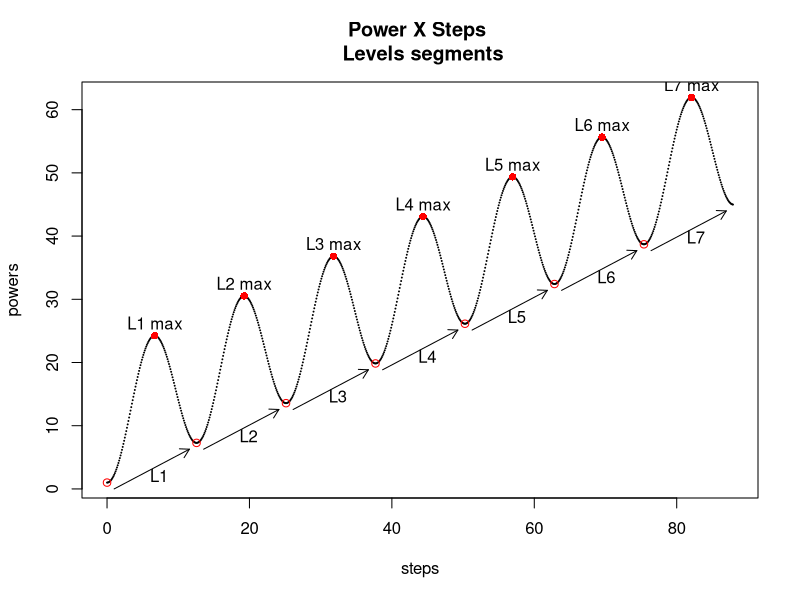
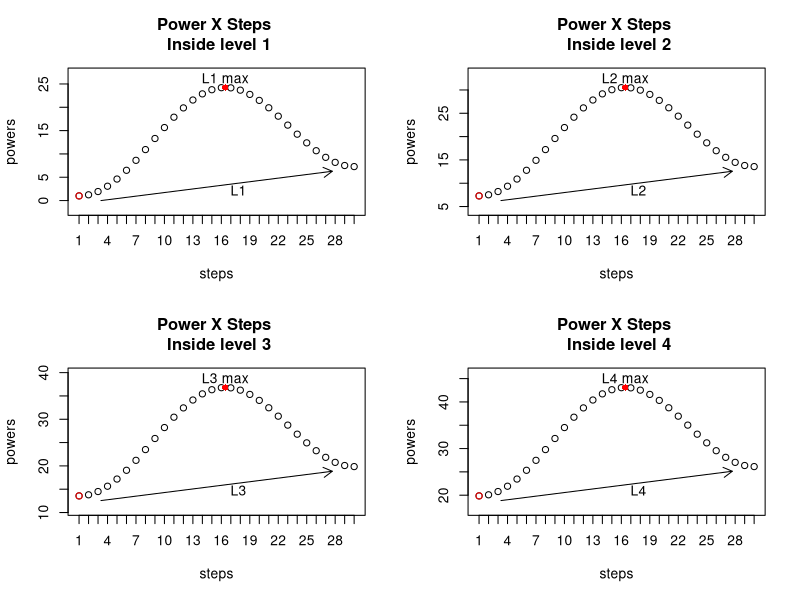

Write the R code that produced these figures, in order.
rm(list = ls())
par(mfrow=c(1,1))

a = 0.5   # Dificuldade (inclinação da reta base)
A = 10    # Variação da fase (amplitude da oscilação)
w = 0.5  # frequencia da oscilacao

# Funções auxiliares
wave = function(t, t0) {
  a*(t-t0) + A*cos(w*(t-t0))
}

dwave_xmin = function(n, t0) {
  (-asin(a/(A*w)) + 2*pi*n - t0*w + pi)/w
}

dwave_xmax = function(n, t0) {
  (asin(a/(A*w)) + 2*pi*n - t0*w)/w
}

# Cálculo de potência
power = function(t) {
  t0 = -dwave_xmin(0,0)
  A2 = wave(0, t0)
  wave(t, t0) - A2 + 1
}

# Cálculo dos mínimos e máximos
xPowerMin = function(level) {
  t0 = dwave_xmin(0,0)
  dwave_xmin(level-1, t0)
}

xPowerMax = function(level) {
  t0 = dwave_xmin(0,0)
  dwave_xmax(level, t0)
}

yPowerMin = function(level) {
  power(xPowerMin(level))
}

yPowerMax = function(level) {
  power(xPowerMax(level))
}

evolutionArrow = function(L) {
  x0 = xPowerMin(L)
  x1 = xPowerMin(L+1)
  y0 = power(x0)
  y1 = power(x1)
  xm = xPowerMax(L)
  ym = power(xm)

  points(x0, y0, col='red', pch=21)
  points(xm, ym, col='red', pch=16)

  arrows(x0+1, y0-1, x1-1, y1-1, length=.1)
  text((x0+x1)/2 + 1, (y0+y1)/2 - 2, paste0("L", L))
  text(xm, ym + 2, paste0("L", L, " max"))
}

# Levels evolution
evolution = function() {
  n = 7
  levels = 1:n
  levelSpace = xPowerMin(2) - xPowerMin(1)

  steps = seq(0, n*levelSpace, by=.1)
  powers = sapply(steps, power)
  plot(steps, powers, cex=.1, main=paste('Power X Steps', '\n', 'Levels segments'))

  startsX = sapply(levels, xPowerMin)
  startsY = sapply(startsX, power)
  endsX = sapply(levels, xPowerMax)
  endsY = sapply(endsX, power)

  sapply(levels, evolutionArrow)
}

# Level evolution
level_evolution = function() {
  levelSteps = 30

  levelPlot = function(level) {
    x0 = xPowerMin(level)
    x1 = xPowerMin(level+1)
    xm = xPowerMax(level)
    y0 = power(x0)
    ym = power(xm)

    steps = seq(xPowerMin(level), xPowerMin(level+1), length.out=levelSteps)
    powers = sapply(steps, power)

    plot(steps, powers, xlim=c(x0, x1), ylim=c(y0-3, ym+3), main=paste('Power X Steps', '\n', 'Inside level', level), xaxt='n')
    axis(1, at = steps, labels = 1:levelSteps)

    evolutionArrow(level)
  }

  par(mfrow=c(2,2))
  levelPlot(1)
  levelPlot(2)
  levelPlot(3)
  levelPlot(4)
}

evolution()
level_evolution()

# --------
# Uso

# Quantos passos de dificuldade fase tem.
# Se a fase dura 3 min (180 segundos), então cada "step" deve ser incrementado a cada 6 segundos (180/300)
levelSteps = 30

# Definindo level
level = 1

# Intervalo de power do level
xstart = xPowerMin(level)
xend = xPowerMin(level+1)

# Monta um array entr xtart e xend, com levelSteps pontos
xs = seq(xstart, xend, length.out=levelSteps)

# Cmonta um array calculando, para cada ponto de xs, o power.
levelPowerSteps = sapply(xs, power)

# Um step arbitário da fase, escolhido entre 0 e 30 do levelStep
# no início da fase começa como 1*
# no R o array começa com 1. Então no C/Ruby/Python seria 0 e 29
step = 10

# O power que deve ser usado agora
powerNow = levelPowerSteps[step]
